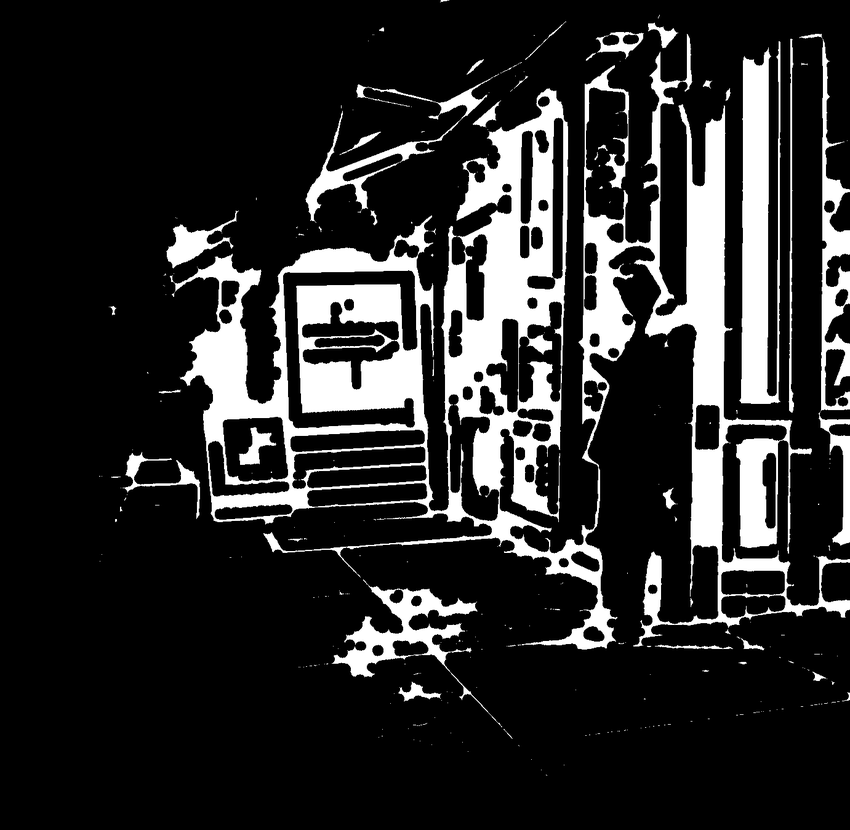
#> input picture images/shadow_hard.png, 850 x 830 px, shrunk from 1381 x 1348 before the run
$ python shadow_detect.py images/shadow_hard.png
#> lines starting #> are read from the running program, lines starting #| are printed output that depends on the picture; after the words box and inside, x2 and y2 are one past the last pixel; in counts of white or black regions, pixels touching at a corner belong together
import cv2
import numpy as np

def detect_shadows(bg_path, hard_out, soft_out,
                   blur_ksize=51, hard_thresh=30, soft_thresh=15):
    """
    - bg_path:      path to your background image
    - hard_out:     where to save the hard-shadow mask
    - soft_out:     where to save the soft-shadow mask
    - blur_ksize:   kernel size for Gaussian blur (must be odd, big to capture large-scale illumination)
    - hard_thresh:  minimum “shadow strength” for hard shadows
    - soft_thresh:  minimum for soft shadows (pixels between soft_thresh and hard_thresh)
    """
#> called with bg_path = 'images/shadow_hard.png', hard_out = 'shadow_hard.png', soft_out = 'shadow_soft.png', blur_ksize = 51, hard_thresh = 30, soft_thresh = 15
    # 1. Load & convert to L channel
    img = cv2.imread(bg_path)
#> img is the input picture: shape (830, 850, 3); min 0, max 255, mean 42.2
    lab = cv2.cvtColor(img, cv2.COLOR_BGR2LAB)
#> lab: shape (830, 850, 3); mean of channels 0, 1, 2 42.3, 128, 128
    L = lab[:, :, 0]

    # 2. Estimate illumination by heavy blur
    illum = cv2.GaussianBlur(L, (blur_ksize, blur_ksize), 0)
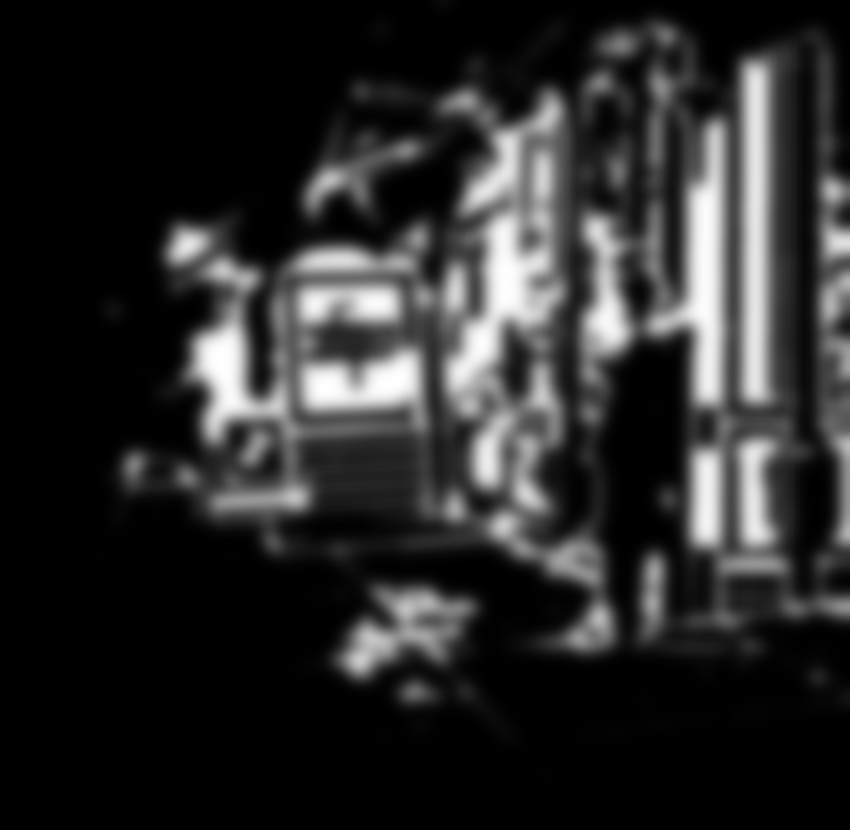
#> illum: shape (830, 850); min 0, max 255, mean 42.3

    # 3. Shadow strength = illum – actual
    diff = cv2.subtract(illum, L)
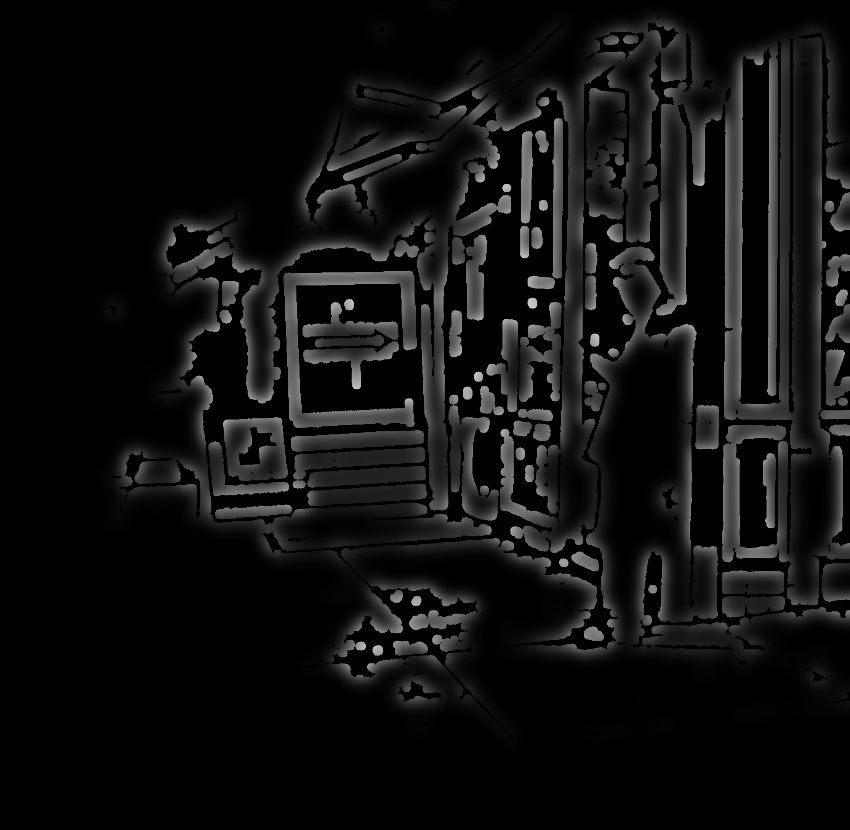
#> diff: shape (830, 850); min 0, max 206, mean 16.2

    # 4. Threshold into hard & soft
    _, hard = cv2.threshold(diff, hard_thresh, 255, cv2.THRESH_BINARY)
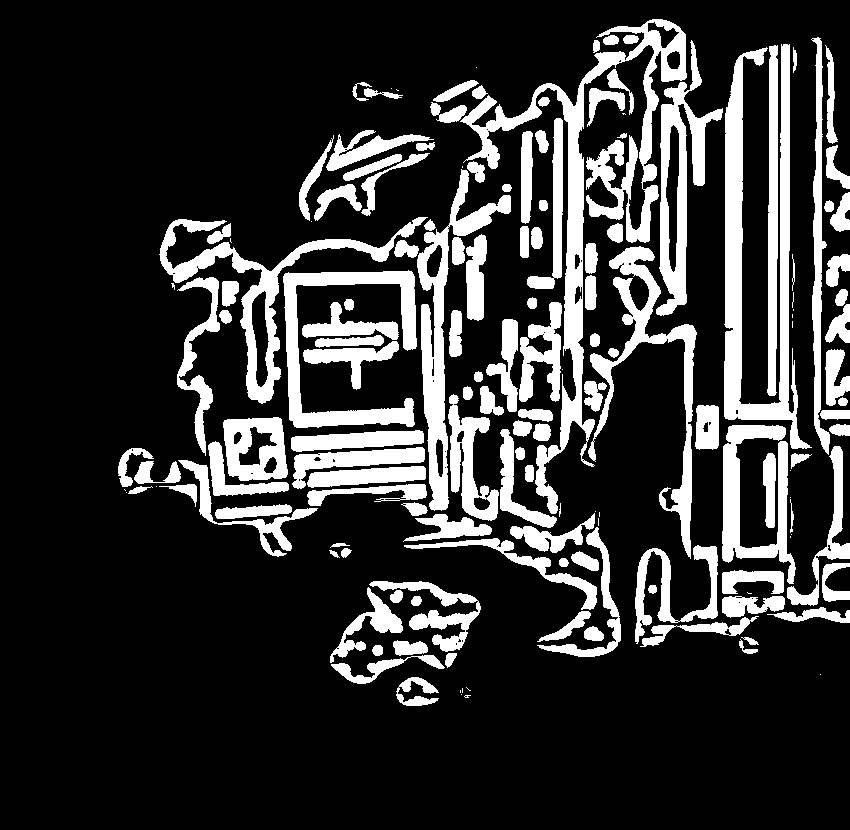
#> hard: shape (830, 850); 19.9% white; 159 white regions (31 under 20 px), largest, box (x1, y1, x2, y2) and area: (460, 19, 687, 514) 14914, (724, 44, 812, 449) 10844, (417, 169, 511, 511) 6551
    _, soft_temp = cv2.threshold(diff, soft_thresh, 255, cv2.THRESH_BINARY)
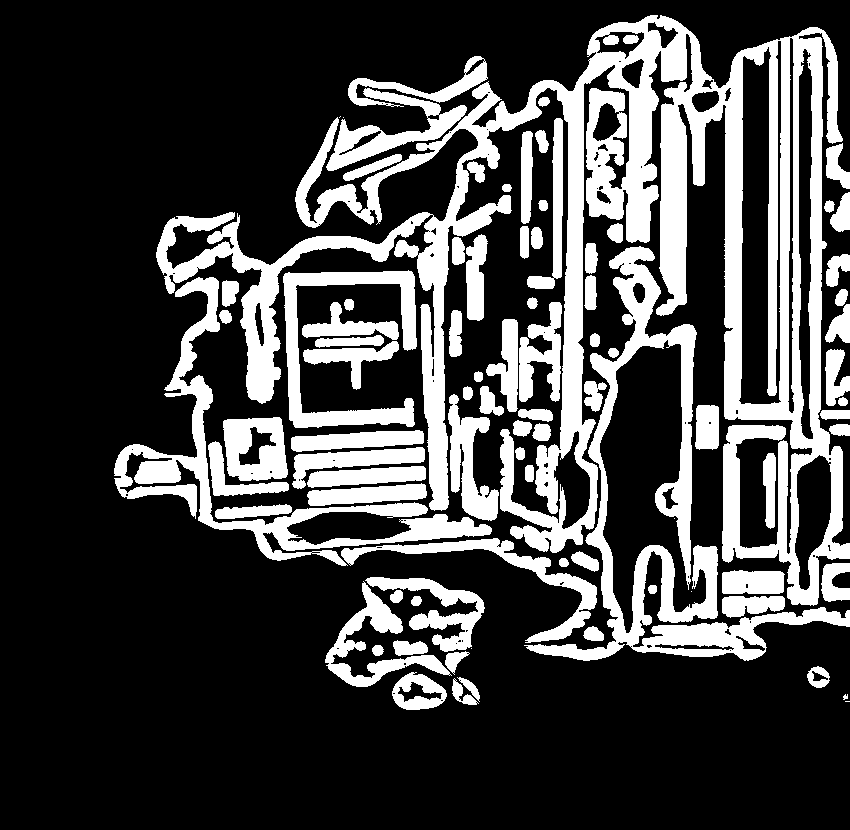
#> soft_temp: shape (830, 850); 26.3% white; 89 white regions (6 under 20 px), largest, box (x1, y1, x2, y2) and area: (156, 15, 850, 606) 86445, (524, 246, 850, 661) 19215, (114, 277, 492, 566) 12220
    soft = cv2.subtract(soft_temp, hard)
#> soft: shape (830, 850); 6.4% white; 938 white regions (881 under 20 px), largest, box (x1, y1, x2, y2) and area: (659, 15, 843, 595) 8030, (593, 342, 850, 661) 5478, (230, 122, 483, 271) 2316

    # 5. Clean up masks
    kernel = cv2.getStructuringElement(cv2.MORPH_ELLIPSE, (15,15))
    hard = cv2.morphologyEx(hard, cv2.MORPH_CLOSE, kernel)
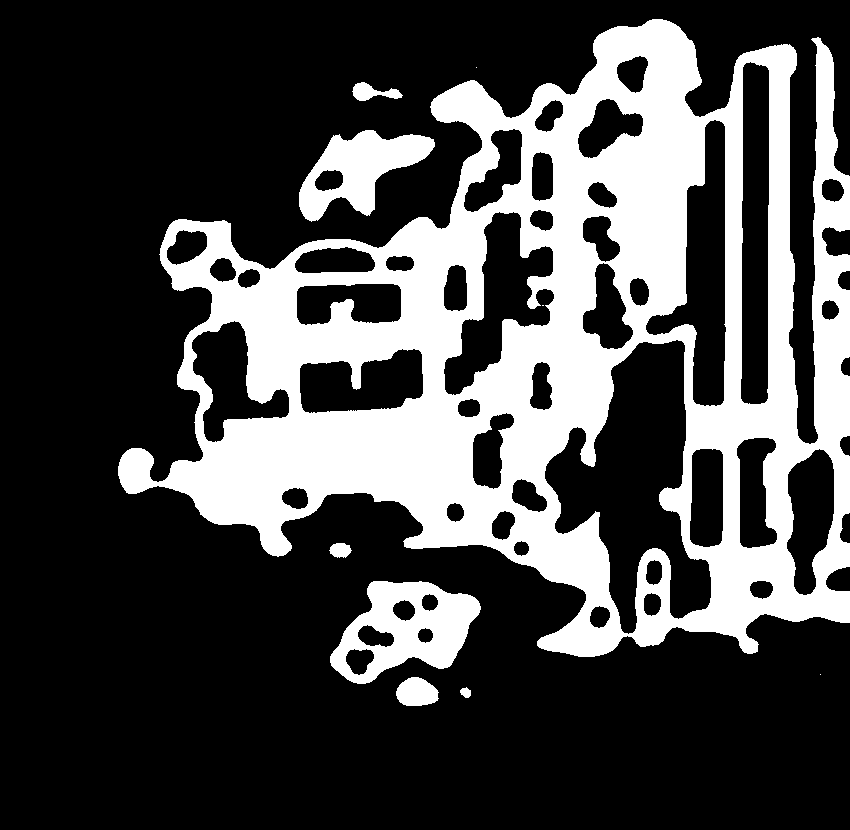
#> hard: shape (830, 850); 28.2% white; 10 white regions (3 under 20 px), largest, box (x1, y1, x2, y2) and area: (118, 19, 850, 657) 183074, (330, 581, 481, 684) 8223, (299, 130, 435, 222) 6033
    soft = cv2.morphologyEx(soft, cv2.MORPH_CLOSE, kernel)
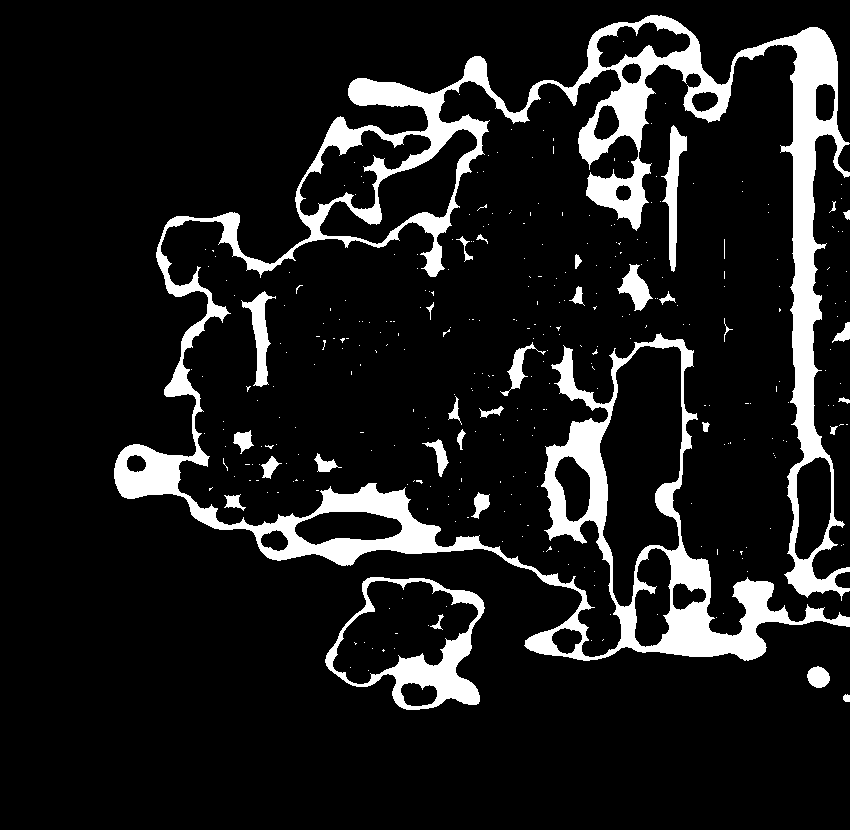
#> soft: shape (830, 850); 11.4% white; 333 white regions (301 under 20 px), largest, box (x1, y1, x2, y2) and area: (114, 15, 850, 661) 67279, (325, 577, 485, 710) 5174, (661, 125, 687, 272) 1417

    # 6. Save outputs
    cv2.imwrite(hard_out, hard)
    cv2.imwrite(soft_out, soft)
    print(f"Hard shadow mask → {hard_out}\nSoft shadow mask → {soft_out}")

if __name__ == "__main__":
    import argparse
    parser = argparse.ArgumentParser()
    parser.add_argument("bg",      help="background image (e.g. background.jpg)")
    parser.add_argument("--hard",  default="shadow_hard.png",
                        help="output path for hard-shadow mask")
    parser.add_argument("--soft",  default="shadow_soft.png",
                        help="output path for soft-shadow mask")
    parser.add_argument("--blur",  type=int, default=51,
                        help="Gaussian blur kernel size (odd)")
    parser.add_argument("--hard_t", type=int, default=30,
                        help="threshold for hard shadows")
    parser.add_argument("--soft_t", type=int, default=15,
                        help="threshold for soft shadows")
    args = parser.parse_args()

    detect_shadows(args.bg, args.hard, args.soft,
                   blur_ksize=args.blur,
                   hard_thresh=args.hard_t,
                   soft_thresh=args.soft_t)

$ run again, with images/person_harmonized.png copied over images/shadow_hard.png
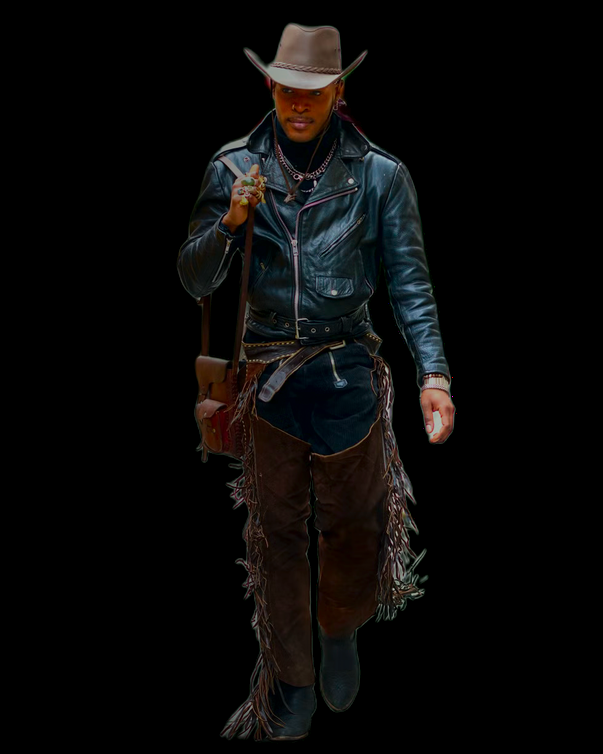
#> input picture images/person_harmonized.png, 603 x 754 px, shrunk from 980 x 1225 before the run
#> in detect_shadows, img is the input picture: shape (754, 603, 3); mean B, G, R 8.3, 8.8, 9.6
#> lab: shape (754, 603, 3); mean of channels 0, 1, 2 9.1, 128.4, 128.4
#> in detect_shadows, `_, hard = cv2.threshold(diff, hard_thresh, 255, cv2.THRESH_BINARY)`:
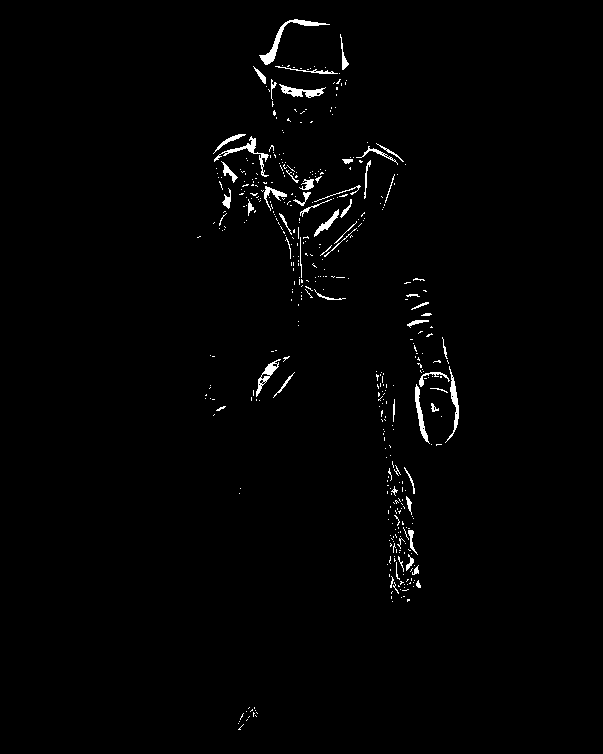
#> hard: shape (754, 603); 1.3% white; 436 white regions (380 under 20 px), largest, box (x1, y1, x2, y2) and area: (259, 19, 330, 65) 430, (214, 136, 269, 177) 308, (279, 84, 326, 98) 276
#> soft_temp: shape (754, 603); 5.3% white; 709 white regions (590 under 20 px), largest, box (x1, y1, x2, y2) and area: (400, 261, 463, 449) 1909, (218, 185, 296, 319) 1423, (249, 16, 359, 70) 1268
#> in detect_shadows, `soft = cv2.morphologyEx(soft, cv2.MORPH_CLOSE, kernel)`:
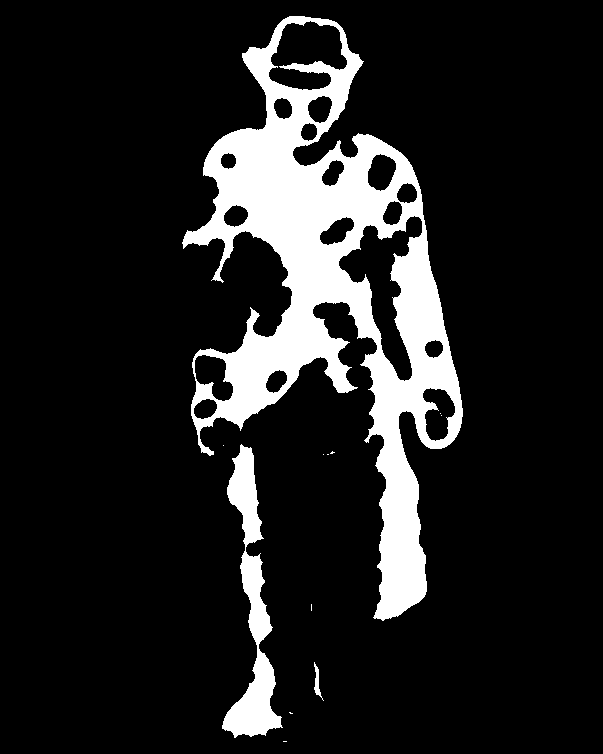
#> soft: shape (754, 603); 13.2% white; 12 white regions (9 under 20 px), largest, box (x1, y1, x2, y2) and area: (182, 16, 463, 621) 53554, (222, 444, 283, 738) 6206, (314, 662, 324, 701) 131
